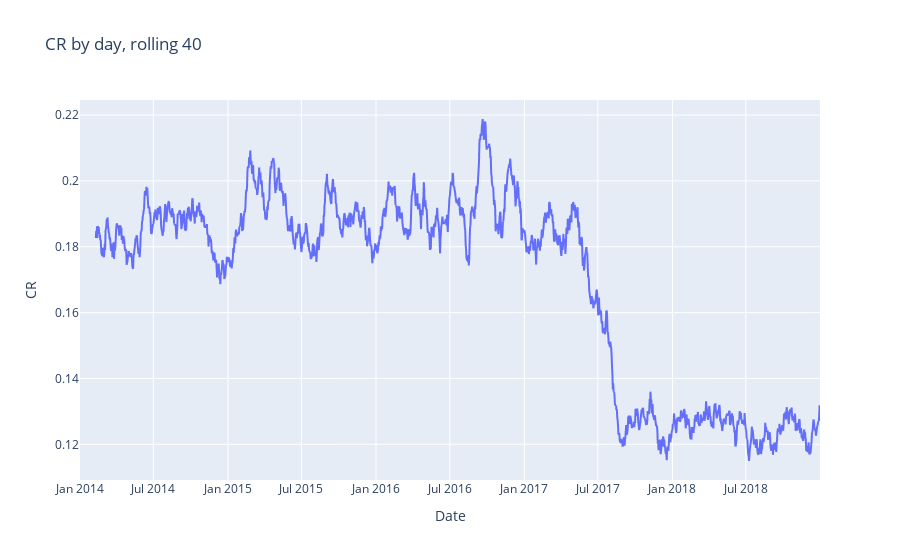

Notebook cell for this chart:
### Code cell
fig = px.line(cr_by_day_rolling_40_to_plot, x="Date", y="CR", title='CR by day, rolling 40')
fig.show()

### Figure 1 — Plotly figure (JSON) as saved in the notebook; plotly's stock layout.template omitted (floating-point values rounded to 4 significant figures; data arrays with more than 128 entries replaced by an {"elided": "..."} marker saying what was removed)
{"data": [{"hovertemplate": "Date=%{x}<br>CR=%{y}<extra></extra>", "legendgroup": "", "line": {"color": "#636efa", "dash": "solid"}, "mode": "lines", "name": "", "showlegend": false, "type": "scattergl", "x": {"elided": "1826 str values"}, "xaxis": "x", "y": {"elided": "1826 float values"}, "yaxis": "y"}], "layout": {"legend": {"tracegroupgap": 0}, "title": {"text": "CR by day, rolling 40"}, "xaxis": {"anchor": "y", "domain": [0, 1], "title": {"text": "Date"}}, "yaxis": {"anchor": "x", "domain": [0, 1], "title": {"text": "CR"}}}}
